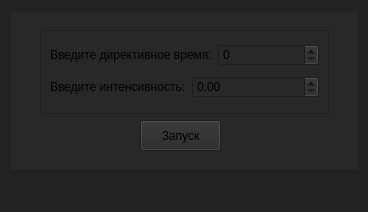
<?xml version="1.0" encoding="UTF-8"?>
<ui version="4.0">
 <class>MainWindow</class>
 <widget class="QMainWindow" name="MainWindow">
  <property name="geometry">
   <rect>
    <x>0</x>
    <y>0</y>
    <width>368</width>
    <height>212</height>
   </rect>
  </property>
  <property name="windowTitle">
   <string>MainWindow</string>
  </property>
  <property name="styleSheet">
   <string notr="true">background-color: rgb(34, 34, 34);</string>
  </property>
  <widget class="QWidget" name="centralwidget">
   <widget class="QFrame" name="frame">
    <property name="geometry">
     <rect>
      <x>10</x>
      <y>10</y>
      <width>349</width>
      <height>161</height>
     </rect>
    </property>
    <property name="styleSheet">
     <string notr="true">background-color: rgb(40, 40, 40);</string>
    </property>
    <property name="frameShape">
     <enum>QFrame::Shape::StyledPanel</enum>
    </property>
    <property name="frameShadow">
     <enum>QFrame::Shadow::Raised</enum>
    </property>
    <widget class="QFrame" name="frame_2">
     <property name="geometry">
      <rect>
       <x>30</x>
       <y>20</y>
       <width>289</width>
       <height>84</height>
      </rect>
     </property>
     <property name="frameShape">
      <enum>QFrame::Shape::StyledPanel</enum>
     </property>
     <property name="frameShadow">
      <enum>QFrame::Shadow::Raised</enum>
     </property>
     <layout class="QVBoxLayout" name="verticalLayout_2">
      <item>
       <layout class="QHBoxLayout" name="horizontalLayout">
        <item>
         <widget class="QLabel" name="label">
          <property name="text">
           <string>Введите директивное время:</string>
          </property>
         </widget>
        </item>
        <item>
         <widget class="QSpinBox" name="spinBox">
          <property name="maximum">
           <number>1000</number>
          </property>
         </widget>
        </item>
       </layout>
      </item>
      <item>
       <layout class="QHBoxLayout" name="horizontalLayout_2">
        <item>
         <widget class="QLabel" name="label_2">
          <property name="text">
           <string>Введите интенсивность:</string>
          </property>
         </widget>
        </item>
        <item>
         <widget class="QDoubleSpinBox" name="doubleSpinBox">
          <property name="maximum">
           <double>100.000000000000000</double>
          </property>
         </widget>
        </item>
       </layout>
      </item>
     </layout>
    </widget>
    <widget class="QPushButton" name="run">
     <property name="geometry">
      <rect>
       <x>130</x>
       <y>110</y>
       <width>81</width>
       <height>31</height>
      </rect>
     </property>
     <property name="text">
      <string>Запуск</string>
     </property>
    </widget>
   </widget>
  </widget>
  <widget class="QMenuBar" name="menubar">
   <property name="geometry">
    <rect>
     <x>0</x>
     <y>0</y>
     <width>368</width>
     <height>33</height>
    </rect>
   </property>
  </widget>
 </widget>
 <resources/>
 <connections/>
</ui>
